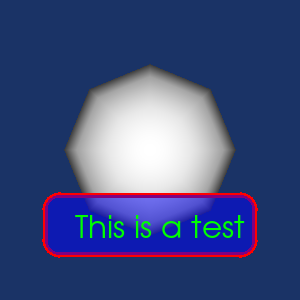

Write Python code to recreate this figure.
#!/usr/bin/env python
# Demonstrate vtkTextRepresentation with styled borders and padding.

import vtkmodules.vtkInteractionStyle  # noqa: F401
import vtkmodules.vtkRenderingFreeType  # noqa: F401
import vtkmodules.vtkRenderingOpenGL2  # noqa: F401

from vtkmodules.vtkFiltersSources import vtkSphereSource
from vtkmodules.vtkInteractionWidgets import vtkTextRepresentation, vtkTextWidget
from vtkmodules.vtkRenderingCore import (
    vtkActor,
    vtkPolyDataMapper,
    vtkRenderWindow,
    vtkRenderWindowInteractor,
    vtkRenderer,
    vtkTextActor,
)

# Source
sphere_source = vtkSphereSource()

# Mapper + Actor
sphere_mapper = vtkPolyDataMapper()
sphere_mapper.SetInputConnection(sphere_source.GetOutputPort())

sphere_actor = vtkActor()
sphere_actor.SetMapper(sphere_mapper)

# Renderer
renderer = vtkRenderer()
renderer.AddActor(sphere_actor)
renderer.SetBackground(0.1, 0.2, 0.4)

# Render window
render_window = vtkRenderWindow()
render_window.AddRenderer(renderer)
render_window.SetWindowName("text representation with borders")
render_window.SetMultiSamples(0)
render_window.SetSize(300, 300)

# Interactor
interactor = vtkRenderWindowInteractor()
interactor.SetRenderWindow(render_window)

# Widget
text_actor = vtkTextActor()
text_actor.SetInput("This is a test")
text_actor.GetTextProperty().SetColor(0.0, 1.0, 0.0)

text_rep = vtkTextRepresentation()
text_rep.GetPositionCoordinate().SetValue(0.15, 0.15)
text_rep.GetPosition2Coordinate().SetValue(0.7, 0.2)
text_rep.SetBorderColor(1.0, 0.0, 0.0)
text_rep.SetPolygonColor(0.0, 0.0, 1.0)
text_rep.SetPolygonOpacity(0.5)
text_rep.SetCornerRadiusStrength(0.5)
text_rep.SetBorderThickness(5.0)
text_rep.SetShowBorderToOn()
text_rep.SetPaddingLeft(30)
text_rep.SetPaddingRight(10)
text_rep.SetPaddingTop(20)
text_rep.SetPaddingBottom(10)

text_widget = vtkTextWidget()
text_widget.SetRepresentation(text_rep)
text_widget.SetInteractor(interactor)
text_widget.SetTextActor(text_actor)
text_widget.SelectableOff()
text_widget.On()

# Scene
renderer.ResetCamera()

interactor.Initialize()
interactor.Start()
